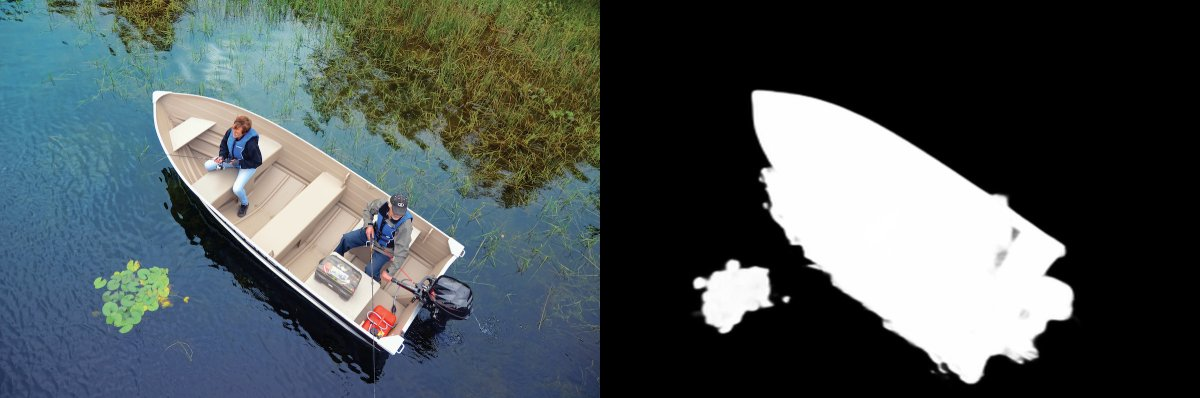
#> input picture images/boat.jpg, 1200 x 398 px
$ python -i func_face.py   (imports and definitions only)
#> lines starting #> are read from the running program, lines starting #| are printed output that depends on the picture
#> further down, picture is the input picture: PIL image 1200x398 RGB; mean R, G, B 75.8, 85, 86.2
import os, sys
import cv2, tqdm
from PIL import Image, ImageDraw, ImageFilter, ImageOps
import face_recognition
import numpy as np

import func_misc

def GetHaarCascade():
    current_dir = os.path.dirname(__file__)
    full_model_path=os.path.join(current_dir,"pretrained_models","haarcascade_frontalface_alt2.xml")
    if not os.path.isfile(full_model_path):
        sys.exit(f"Haar Cascade model file doesn't exist: {full_model_path}")

    haar_cascade = cv2.CascadeClassifier(full_model_path)
    return haar_cascade

# [105 lines left out: functions ExpandHCFaceRect, pil_to_cv2, _convex_hull_from_face_landmarks, IsFrameGrayScale, ProcessOneVideo_face, not called in this run]

def GetFaceMasks_PIL(img):
    maskImg=Image.new('L',size=img.size,color=0)
#> maskImg: PIL image 1200x398 L; every value is 0

    hc=GetHaarCascade()
    if img.mode=="L": cv_img = np.array(img)
    else: cv_img = np.array(img.convert("L"))
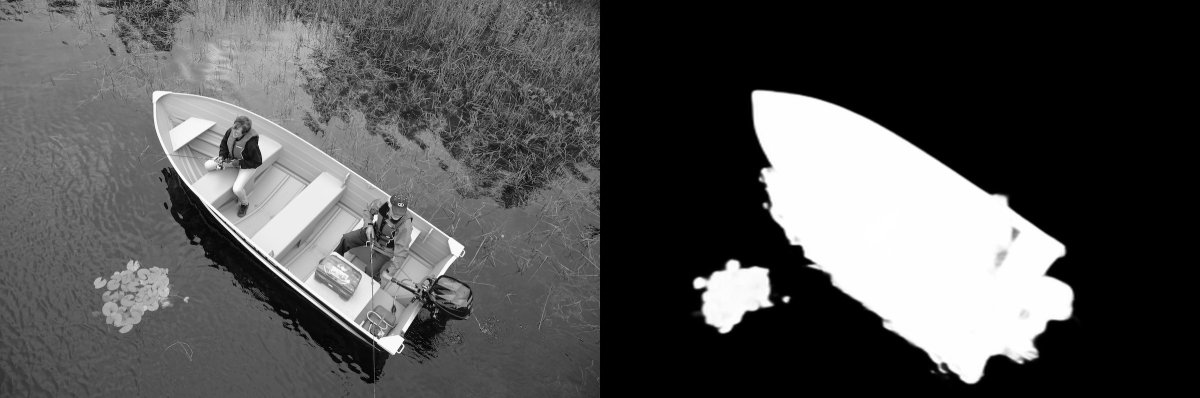
#> cv_img: shape (398, 1200); min 0, max 255, mean 82.4
    faces_rect = hc.detectMultiScale(cv_img, scaleFactor=1.1, minNeighbors=5,minSize=(64,64))
#> faces_rect = ()
    if 0==len(faces_rect):
        print("no face detected")

    for x, y, w, h in faces_rect: #open cv Rect coordinates are [inclusive,exclusive)
        x0,y0,x1,y1=ExpandHCFaceRect(x,y,w,h,img.size[0],img.size[1])
        #print(f"haar cascade found face: {x0},{y0} {x1},{y1}")
        imgcrop=img.crop((x0,y0,x1,y1))

        face_landmarks_list = face_recognition.face_landmarks(pil_to_cv2(imgcrop))
        if len(face_landmarks_list)==0:
            print(f"failed to detect facial features in face at ({x0}, {y0})")
            continue

        pts=_convex_hull_from_face_landmarks(face_landmarks_list[0], x0, y0, 1.05)
        ImageDraw.Draw(maskImg).polygon(pts,fill=255,outline=255)
#> this loop made 0 passes
    return maskImg

# [4 lines left out: function ProcessOneImage_face, not called in this run]

>>> from PIL import Image
>>> picture = Image.open('images/boat.jpg')
>>> result = GetFaceMasks_PIL(picture)

$ run again, on images/gui0.jpg
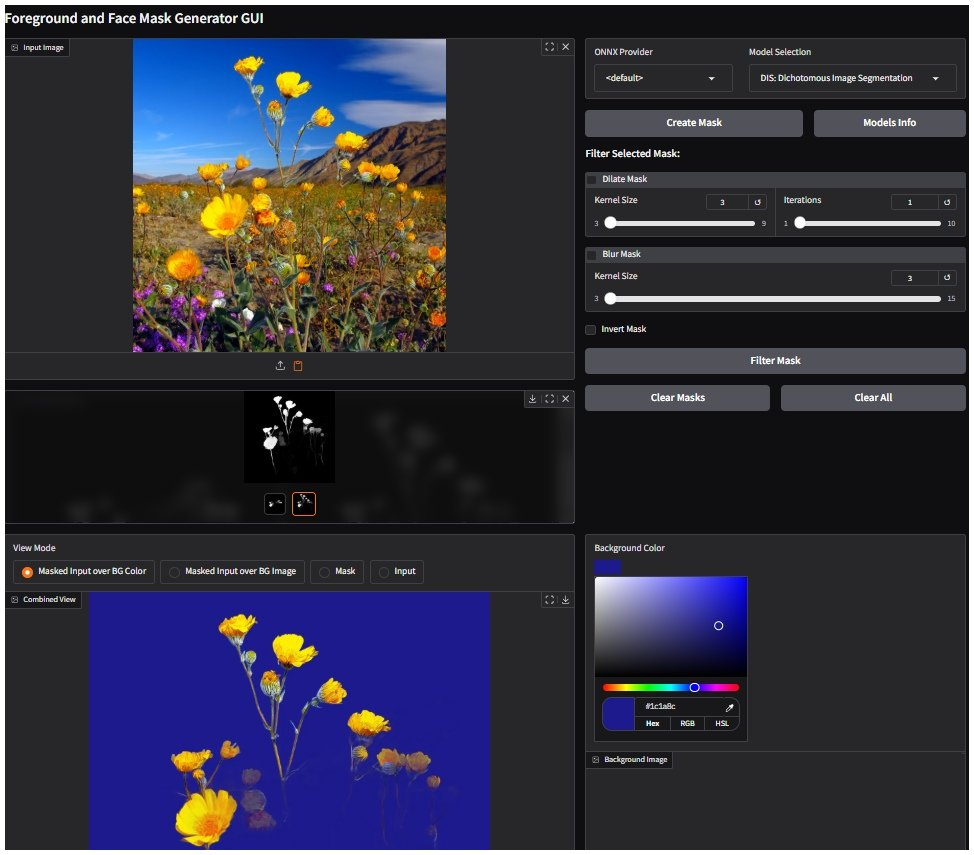
#> input picture images/gui0.jpg, 974 x 855 px
#> picture is the input picture: PIL image 974x855 RGB; mean R, G, B 49.6, 49.3, 63.8
#> maskImg: PIL image 974x855 L; every value is 0
#> in GetFaceMasks_PIL, `else: cv_img = np.array(img.convert("L"))`:
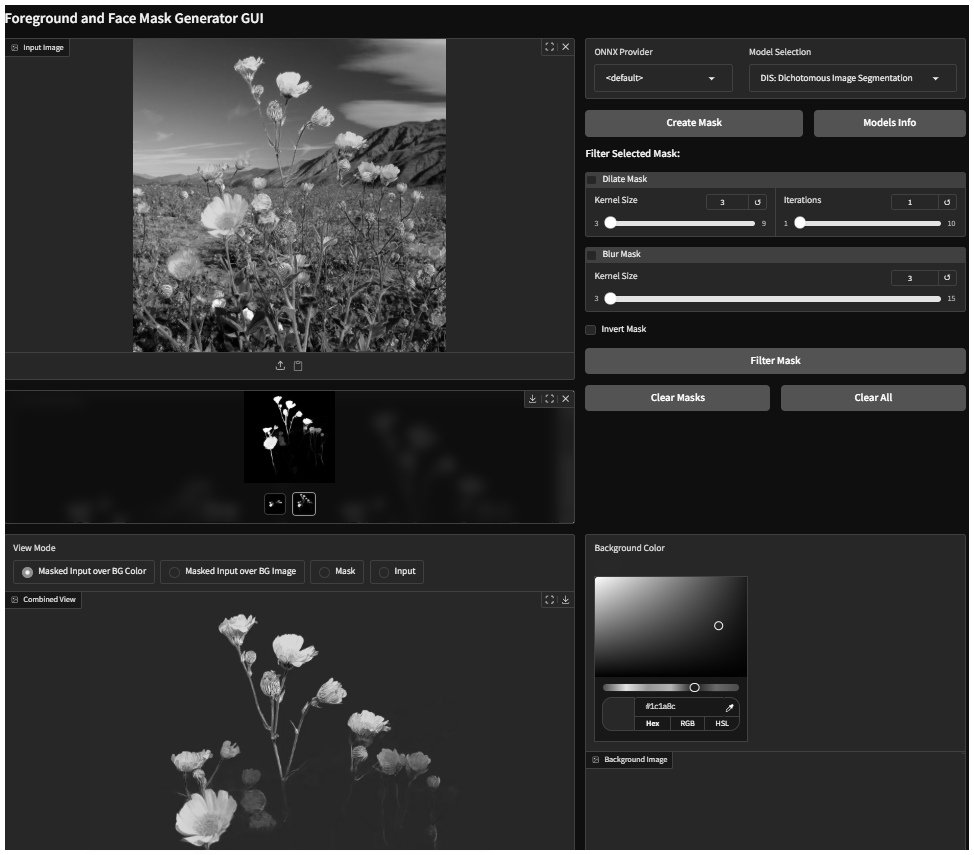
#> cv_img: shape (855, 974); min 0, max 255, mean 50.9
#> faces_rect = ()

$ run again, on images/gui1.jpg
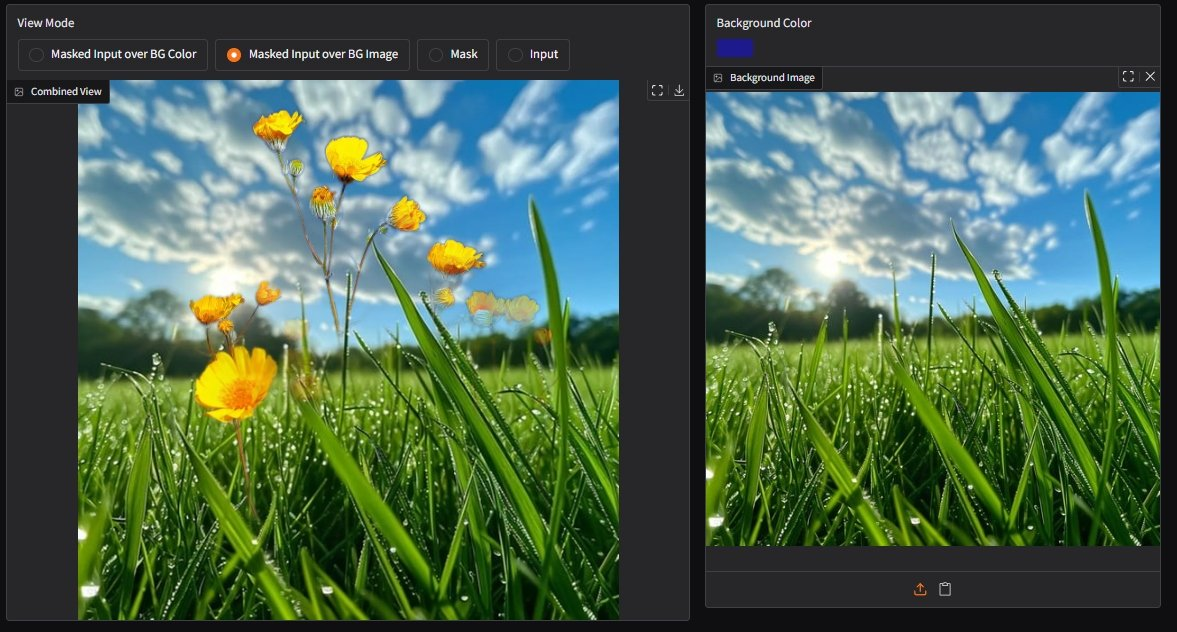
#> input picture images/gui1.jpg, 1177 x 632 px
#> picture is the input picture: PIL image 1177x632 RGB; mean R, G, B 75.8, 100.6, 79.9
#> maskImg: PIL image 1177x632 L; every value is 0
#> in GetFaceMasks_PIL, `else: cv_img = np.array(img.convert("L"))`:
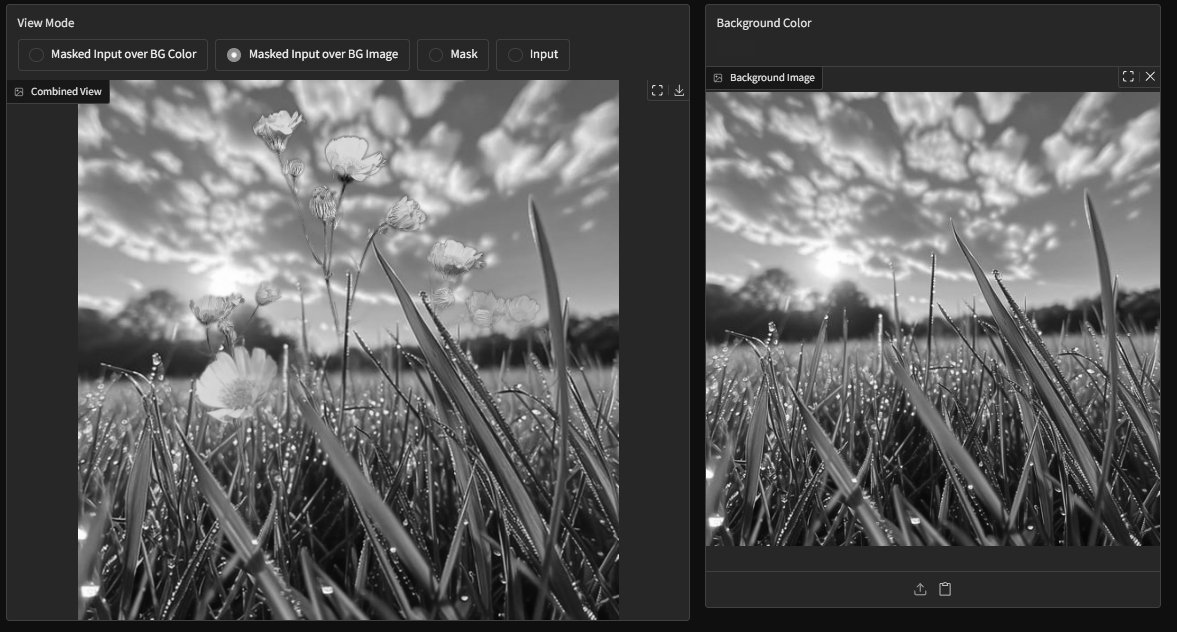
#> cv_img: shape (632, 1177); min 2, max 255, mean 90.7
#> faces_rect = ()

$ run again, on images/waterdrop.jpg
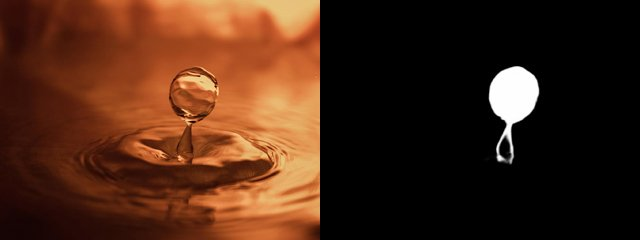
#> input picture images/waterdrop.jpg, 640 x 240 px
#> picture is the input picture: PIL image 640x240 RGB; mean R, G, B 72.8, 39.1, 21.4
#> maskImg: PIL image 640x240 L; every value is 0
#> in GetFaceMasks_PIL, `else: cv_img = np.array(img.convert("L"))`:
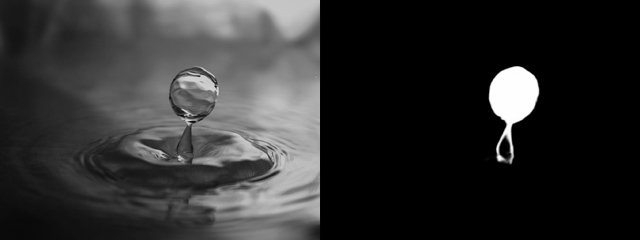
#> cv_img: shape (240, 640); min 0, max 255, mean 47.1
#> faces_rect = ()
